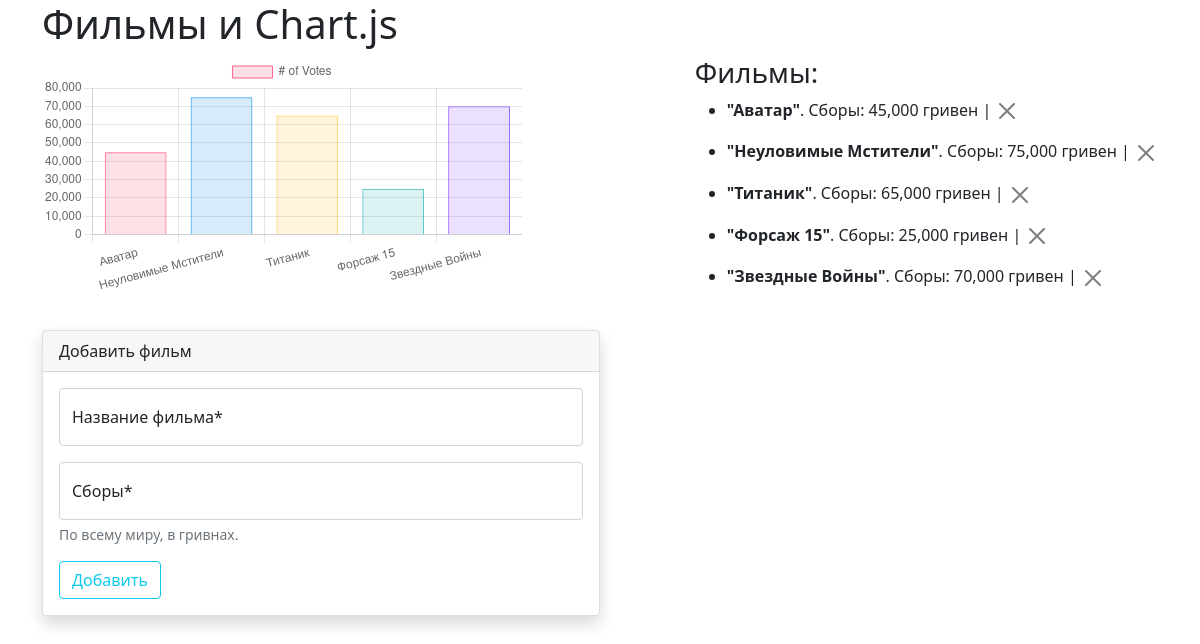
The page / on the database its author committed.
### home/models.py (models this page shows, shortened)
class Movie(models.Model):
    title = models.CharField('Название фильма', max_length=100)
    gross = models.IntegerField('Сборы', help_text='По всему миру, в гривнах.')

### home/views.py (the view)
# urls.py: path('', IndexView.as_view(), name='index'),
class IndexView(CreateView):
    form_class = CreateMovieForm
    template_name = 'home/index.html'
    success_url = '/'
    def get_context_data(self, **kwargs):
        context = super().get_context_data(**kwargs)
        context['movies'] = Movie.objects.all()
        return context

### home/forms.py
class CreateMovieForm(forms.ModelForm):
    class Meta:
        model = Movie
        fields = '__all__'
    def __init__(self, *args, **kwargs):
        super().__init__(*args, **kwargs)
        self.helper = FormHelper()
        self.helper.form_method = 'POST'
        self.helper.layout = Layout(
                FloatingField('title', autofocus='autofocus'),
                FloatingField('gross'),
            HTML('<button type="submit" class="btn btn-outline-info">Добавить</button>'),
            )

### home/templates/home/index.html (shortened to what this page needs)
{% extends 'home/base.html' %}
{% load humanize %}
{% load crispy_forms_tags %}
{% block content %}
<h1>Фильмы и Chart.js</h1>
<div class="d-flex justify-content-between">
<div style="width:40vw">
    <canvas id="myChart"></canvas>
</div>
<div>
    <h3>Фильмы: </h3>
{% for movie in movies %}
    <ul>
        <li>
            <strong>"{{ movie.title }}"</strong>. Сборы: {{ movie.gross|intcomma }} гривен |
            <a href="{% url 'delete-movie' movie.pk %}" class="btn btn-close" title="Удалить"></a>
        </li>
    </ul>
{% endfor %}
</div>
</div>
<div class="card w-50 shadow mt-4">
  <div class="card-header">
    Добавить фильм
  </div>
  <div class="card-body">
    <form method="POST" autocomplete="off">
        {% crispy form %}
    </form>
  </div>
</div>
<script>
// Register the datalabels plugin to all charts:
var ctx = document.getElementById('myChart').getContext('2d');
var myChart = new Chart(ctx, {
    type: 'bar',
    data: {
        labels: [{% for movie in movies %}'{{ movie.title }}',{% endfor %}],
        datasets: [{
            label: '# of Votes',
            data: [{% for movie in movies %}'{{ movie.gross }}',{% endfor %}],
            backgroundColor: [
                'rgba(255, 99, 132, 0.2)',
                'rgba(54, 162, 235, 0.2)',
                'rgba(255, 206, 86, 0.2)',
                'rgba(75, 192, 192, 0.2)',
                'rgba(153, 102, 255, 0.2)',
                'rgba(255, 159, 64, 0.2)'
            ],
            borderColor: [
                'rgba(255, 99, 132, 1)',
                'rgba(54, 162, 235, 1)',
                'rgba(255, 206, 86, 1)',
                'rgba(75, 192, 192, 1)',
                'rgba(153, 102, 255, 1)',
                'rgba(255, 159, 64, 1)'
            ],
            borderWidth: 1
        }]
    },
    options: {
        plugins: {
            labels: {
                render: 'value',
            },
            datalabels: {
                align: 'top',
            }
        },
        scales: {
            y: {
                beginAtZero: true
            }
        }
    }
});
</script>
{% endblock content %}

### home/templates/home/base.html (shortened to what this page needs)
<!doctype html>
<html lang="en">
<head>
    <link href="https://cdn.jsdelivr.net/npm/bootstrap@5.1.1/dist/css/bootstrap.min.css" rel="stylesheet"
>
</head>
<body>
<div class="container">
    {% block content %}{% endblock content %}
</div>
</body>
</html>

### rows shown on the page
Movie: title "Аватар", gross "45,000"
Movie: title "Неуловимые Мстители", gross "75,000"
Movie: title "Титаник", gross "65,000"
Movie: title "Форсаж 15", gross "25,000"
Movie: title "Звездные Войны", gross "70,000"

### other values the page prints
chart data {{ movie.title }} Аватар, Неуловимые Мстители, Титаник, Форсаж 15, Звездные Войны
chart data {{ movie.gross }} 45000, 75000, 65000, 25000, 70000
